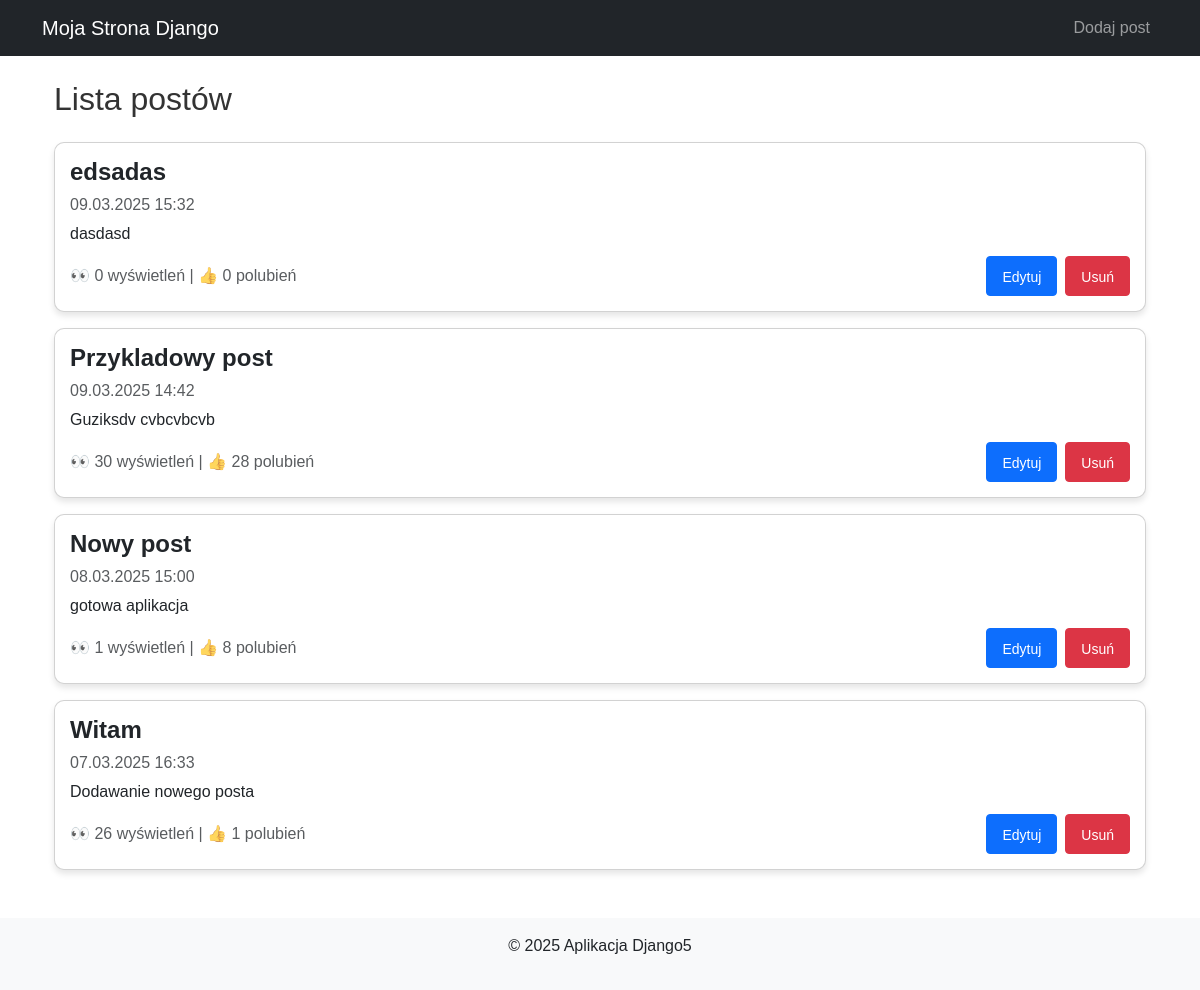
The page / on the database its author committed.
### MojaAplikacjaGlowna/models.py (models this page shows, shortened)
class Post(models.Model):
    title = models.CharField(max_length=200)  # Pole tekstowe do 200 znaków
    content = models.TextField()  # Pole do przechowywania większego tekstu
    created_at = models.DateTimeField(auto_now_add=True)  # Data utworzenia
    views = models.PositiveIntegerField(default=0)  # Licznik wyświetleń
    likes = models.PositiveIntegerField(default=0)  # Licznik polubień

### MojaAplikacjaGlowna/views.py (the view)
# urls.py: 2. Add a URL to urlpatterns:  path('', views.home, name='home')
def home(request):
    posts = Post.objects.all().order_by("-created_at")  # Pobierz wszystkie posty, najnowsze pierwsze
    for post in posts:
        post.save()
    return render(request, "MojaAplikacjaGlowna/home.html", {"posts": posts})

### MojaAplikacjaGlowna/templates/MojaAplikacjaGlowna/home.html (shortened to what this page needs)
{% extends "MojaAplikacjaGlowna/base.html" %}
{% block content %}
    <div class="container mt-4">
        <h2 class="mb-4">Lista postów</h2>
        {% if posts %}
          {% for post in posts %}
            <div class="card mb-3">
                <div class="card-body">
                    <h4 class="fw-bold mb-2">
                        <a href="{% url 'post_detail' post.id %}" class="text-decoration-none text-dark">
                            {{ post.title }}
                        </a>
                    </h4>
                    <h6 class="text-muted">{{ post.created_at|date:"d.m.Y H:i" }}</h6>
                    <p class="card-text mt-2">{{ post.content|truncatechars:100 }}</p>
                    <div class="d-flex justify-content-between align-items-center">
                        <div class="text-muted">
                            👀 {{ post.views }} wyświetleń |
                            👍 <span id="likes-{{ post.id }}">{{ post.likes }}</span> polubień
                        </div>
                        <div class="d-flex gap-2">
                            <a href="{% url 'edit_post' post.id %}" class="btn btn-primary btn-sm">Edytuj</a>
                            <a href="{% url 'delete_post' post.id %}" class="btn btn-danger btn-sm">Usuń</a>
                        </div>
                    </div>
                </div>
            </div>
        {% endfor %}
        {% else %}
            <p class="text-muted">Brak postów do wyświetlenia.</p>
        {% endif %}
    </div>
{% endblock %}

### MojaAplikacjaGlowna/templates/MojaAplikacjaGlowna/base.html (shortened to what this page needs)
{% load static %}
<!DOCTYPE html>
<html lang="pl">
<head>
    <link href="{% static 'MojaAplikacjaGlowna/bootstrap.min.css' %}" rel="stylesheet">
    <link href="{% static 'MojaAplikacjaGlowna/styles.css' %}" rel="stylesheet">
</head>
<body>
    {% include 'MojaAplikacjaGlowna/components/nav_bar.html'%}
    <div class="container mt-4">
        {% block content %}{% endblock %}
    </div>
    {% include 'MojaAplikacjaGlowna/components/footer.html'%}
</body>
</html>

### MojaAplikacjaGlowna/templates/MojaAplikacjaGlowna/components/nav_bar.html
{% load static %}
<nav class="navbar navbar-expand-lg navbar-dark bg-dark">
    <div class="container">
        <a class="navbar-brand" href="{% url 'home' %}">Moja Strona Django</a>
        <div class="collapse navbar-collapse">
            <ul class="navbar-nav ms-auto">
                <li class="nav-item">
                    <a class="nav-link" href="{% url 'create_post' %}">Dodaj post</a>
                </li>
            </ul>
        </div>
    </div>
</nav>

### MojaAplikacjaGlowna/templates/MojaAplikacjaGlowna/components/footer.html
{% load static %}
<footer class="text-center mt-5 py-3 bg-light">
    <p>&copy; 2025 Aplikacja Django5</p>
</footer>

### MojaAplikacjaGlowna/static/MojaAplikacjaGlowna/styles.css (style rules this page uses)
body { font-family: Arial, sans-serif; }
h2 { color: #333; }
.d-flex button, .d-flex a { height: 40px; line-height: 40px; padding: 0px 15px; }
.card { border-radius: 10px; box-shadow: 0px 4px 6px rgba(0, 0, 0, 0.1); }
h4 { margin-bottom: 5px; }
.card-body { padding: 15px; }
.card-text { margin-bottom: 10px; }

### rows shown on the page
Post: title "edsadas", created_at "09.03.2025 15:32", content "dasdasd", views "0", likes "0"
Post: title "Przykladowy post", created_at "09.03.2025 14:42", content "Guziksdv cvbcvbcvb", views "30", likes "28"
Post: title "Nowy post", created_at "08.03.2025 15:00", content "gotowa aplikacja", views "1", likes "8"
Post: title "Witam", created_at "07.03.2025 16:33", content "Dodawanie nowego posta", views "26", likes "1"
